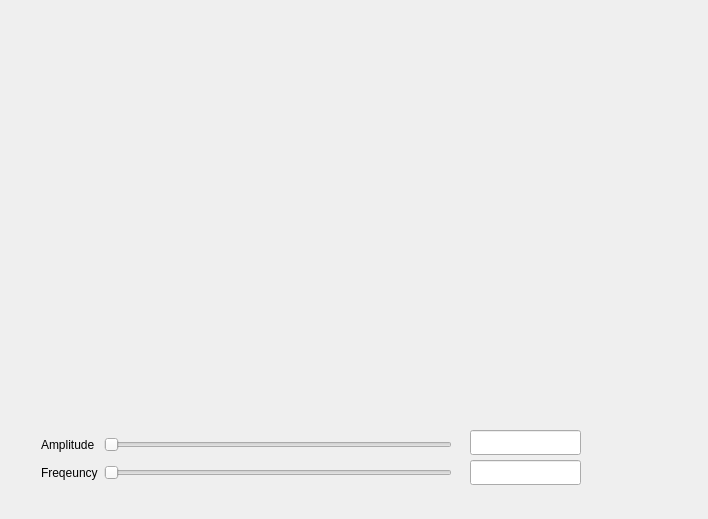
<?xml version="1.0" encoding="UTF-8"?>
<ui version="4.0">
 <class>Form</class>
 <widget class="QWidget" name="Form">
  <property name="geometry">
   <rect>
    <x>0</x>
    <y>0</y>
    <width>708</width>
    <height>519</height>
   </rect>
  </property>
  <property name="windowTitle">
   <string>Form</string>
  </property>
  <widget class="canvas_widget" name="widget" native="true">
   <property name="geometry">
    <rect>
     <x>40</x>
     <y>20</y>
     <width>611</width>
     <height>381</height>
    </rect>
   </property>
  </widget>
  <widget class="QLineEdit" name="amp_lineEdit">
   <property name="geometry">
    <rect>
     <x>470</x>
     <y>430</y>
     <width>111</width>
     <height>25</height>
    </rect>
   </property>
  </widget>
  <widget class="QLineEdit" name="freq_line_Edit">
   <property name="geometry">
    <rect>
     <x>470</x>
     <y>460</y>
     <width>111</width>
     <height>25</height>
    </rect>
   </property>
  </widget>
  <widget class="QWidget" name="">
   <property name="geometry">
    <rect>
     <x>41</x>
     <y>430</y>
     <width>411</width>
     <height>58</height>
    </rect>
   </property>
   <layout class="QGridLayout" name="gridLayout">
    <item row="0" column="1">
     <widget class="QSlider" name="amp_slider">
      <property name="orientation">
       <enum>Qt::Horizontal</enum>
      </property>
     </widget>
    </item>
    <item row="0" column="0">
     <widget class="QLabel" name="label">
      <property name="text">
       <string>Amplitude</string>
      </property>
     </widget>
    </item>
    <item row="1" column="0">
     <widget class="QLabel" name="label_2">
      <property name="text">
       <string>Freqeuncy</string>
      </property>
     </widget>
    </item>
    <item row="1" column="1">
     <widget class="QSlider" name="freq_slider">
      <property name="orientation">
       <enum>Qt::Horizontal</enum>
      </property>
     </widget>
    </item>
   </layout>
  </widget>
 </widget>
 <customwidgets>
  <customwidget>
   <class>canvas_widget</class>
   <extends>QWidget</extends>
   <header>plot</header>
   <container>1</container>
  </customwidget>
 </customwidgets>
 <resources/>
 <connections/>
</ui>
